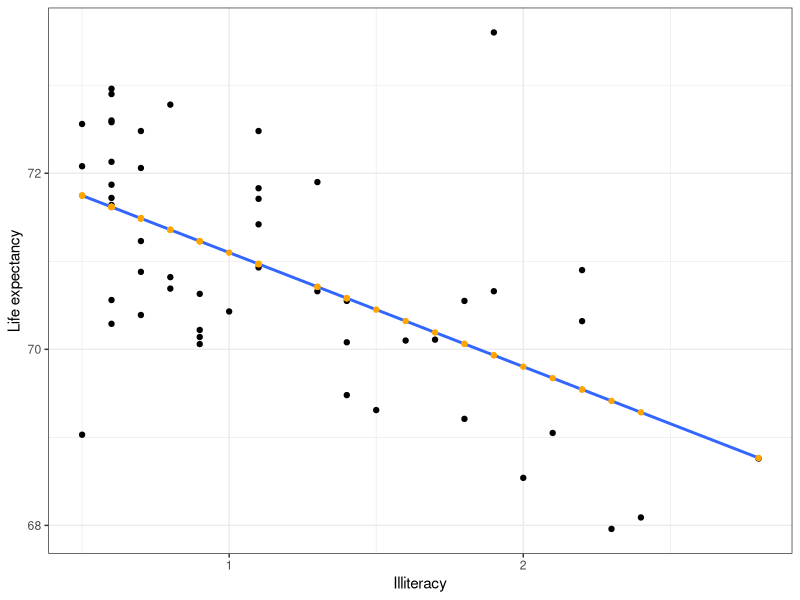
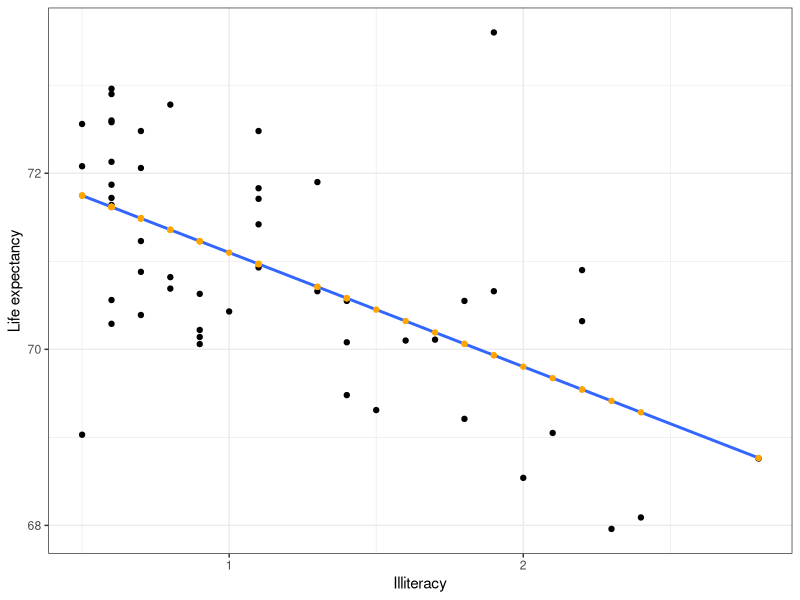

These charts were generated, in order, by the following R code:
# Isabella Fischer

library(tidyverse)
library(ggplot2)
library(readr)

data(state)
state <- data.frame(state.x77, state.region)

lm_result = lm(Life.Exp~Illiteracy, data=state)
xatual =pull(state, Illiteracy)

ggplot(state, aes(x=Illiteracy, y=Life.Exp)) +
    geom_point()+ 
    geom_smooth(method=lm, se=FALSE)+
    geom_point(aes(x=xatual, y=lm_result$fitted.values), colour="orange") +
    ylab("Life expectancy") +
    xlab("Illiteracy") +
    theme_bw()

ggsave("4.png")
